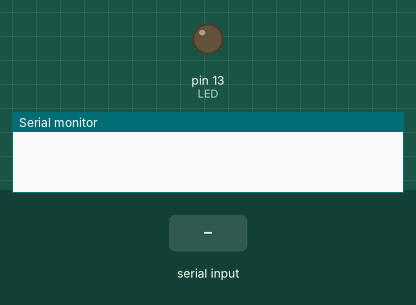
The sketch below on a simulated Arduino Uno, built with avr-gcc and run on an emulated ATmega328P. On the bench: output pins drawn as LEDs (lit = HIGH), the last lines printed to the serial monitor. The test bench sets the inputs (shaded band).

Above: at 1.2 s.
1.3 s: "30,150\n" received over the second serial link
At 2.3 s:
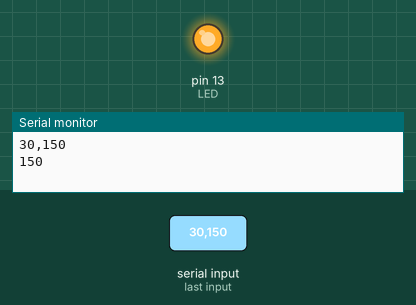
2.8 s: "," received over the second serial link
At 3.4 s:
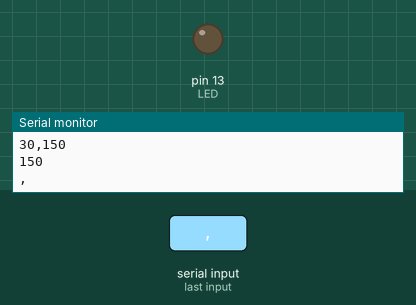
4.3 s: "200\n" received over the second serial link
At 5.7 s:
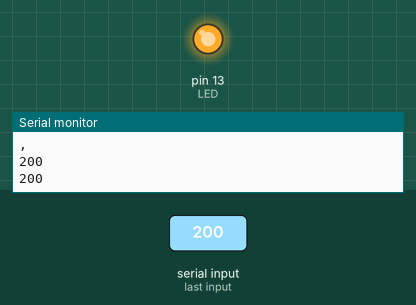
Timing chart, 0 to 7.3 s (numbered marks = the images above; inputs shaded):
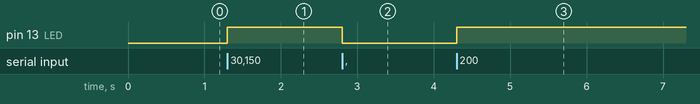

The sketch:

receiver.ino
```cpp
#include <Wire.h>
#include <Adafruit_GFX.h>
#include <SoftwareSerial.h>
SoftwareSerial lora(2, 3); // first argument is rx pin and second tx pin
// (pin 2 - rx, pin 3 - tx)micro ---> (tx,rx)rylr998
const int LED = 13;
String data ;
void setup()
{
Serial.begin(115200);
lora.begin(115200);
pinMode(LED, OUTPUT);
}
void loop()
{
String inString;
while (lora.available())
{
if (lora.available()) {
inString += String(char(lora.read()));
}
}
if (inString.length() > 0)
{
Serial.println(inString);
String inString1 = inString.substring(inString.indexOf(",") + 1);
String inString2 = inString1.substring(inString1.indexOf(",") + 1);
data = inString2.substring(0, inString2.indexOf(","));
Serial.println(data);
analogWrite(LED, data.toInt());
delay(2);
}
data = "";
}
```

Measured:
- after the input at 1.3 s, pin 13 (LED): LOW → HIGH at once
- after the input at 2.8 s, pin 13 (LED): HIGH → LOW at once
- after the input at 4.3 s, pin 13 (LED): LOW → HIGH at once
